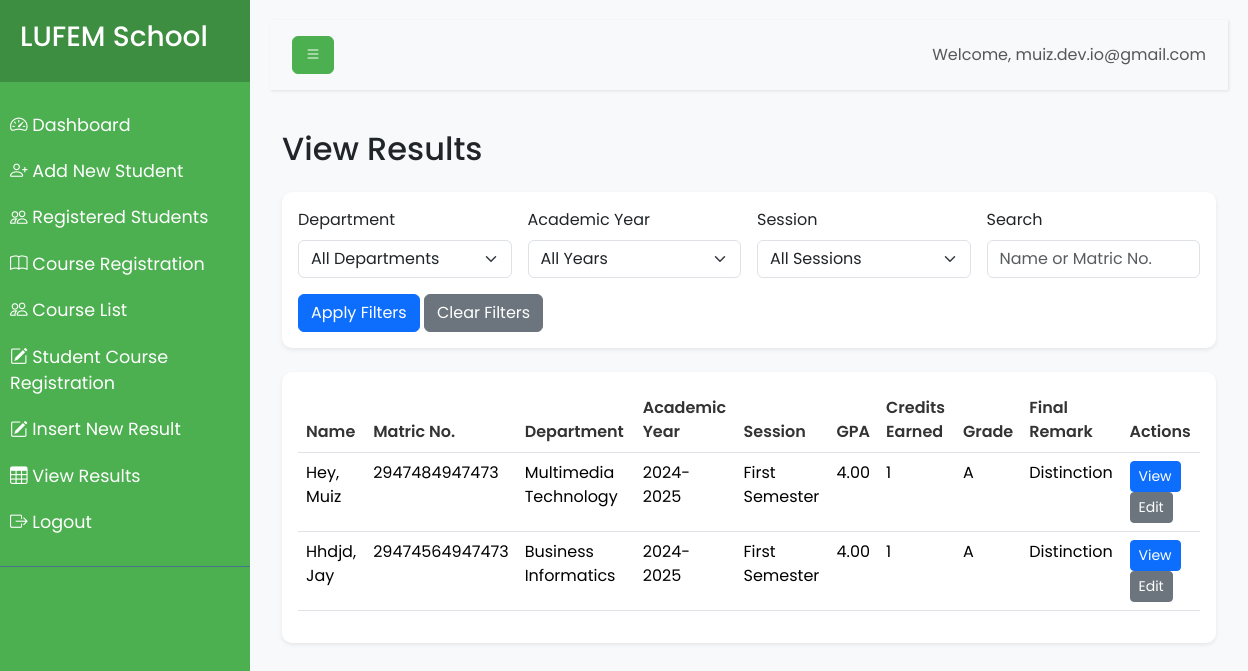
/dashboard/view_result.php (signed in), run on the app's committed database.
### tables this page shows
CREATE TABLE `Students` (
  `student_id` int(11) NOT NULL,
  `matriculation_number` varchar(20) NOT NULL,
  `first_name` varchar(50) NOT NULL,
  `last_name` varchar(50) NOT NULL,
  `department_id` int(11) NOT NULL,
  `gender` enum('Male','Female','Other') NOT NULL,
  `class` enum('ND1','ND2','HND1','HND2') NOT NULL,
  `academic_year_id` int(11) NOT NULL,
  `session_id` int(11) NOT NULL,
  `password` varchar(255) NOT NULL
);

CREATE TABLE `Departments` (
  `department_id` int(11) NOT NULL,
  `department_name` varchar(100) NOT NULL
);

CREATE TABLE `AcademicYears` (
  `academic_year_id` int(11) NOT NULL,
  `academic_year` varchar(9) NOT NULL
);

CREATE TABLE `Sessions` (
  `session_id` int(11) NOT NULL,
  `session_name` varchar(50) NOT NULL
);

CREATE TABLE `StudentOverallResults` (
  `overall_result_id` int(11) NOT NULL,
  `student_id` int(11) NOT NULL,
  `academic_year_id` int(11) NOT NULL,
  `session_id` int(11) NOT NULL,
  `cumulative_gpa` decimal(3,2) NOT NULL,
  `total_credits_earned` int(11) NOT NULL,
  `overall_grade_letter` char(1) NOT NULL,
  `final_remark` enum('Distinction','Upper Credit','Lower Credit','Pass','Fail') NOT NULL
);

### db.php (called while the page is built, shortened)
<?php
$host = 'localhost';
$dbname = 'lmf';
$username = 'root';
$password = '';
try {
    $conn = new mysqli($host, $username, $password, $dbname);
} catch (Exception $e) {
    die("Database connection failed: " . $e->getMessage());
}
function executeQuery($sql, $params = []) {
    global $conn;
    $stmt = $conn->prepare($sql);
    if (!empty($params)) {
        $types = str_repeat('s', count($params));
        $stmt->bind_param($types, ...$params);
    }
    $stmt->execute();
    return $stmt;
}
function fetchAll($sql, $params = []) {
    $stmt = executeQuery($sql, $params);
    $result = $stmt->get_result();
    return $result->fetch_all(MYSQLI_ASSOC);
}

### dashboard/view_result.php (the view, shortened to what this page needs)
<?php
require_once '../db.php';
$filters = [
    'department_id' => $_GET['department_id'] ?? '',
    'academic_year_id' => $_GET['academic_year_id'] ?? '',
    'session_id' => $_GET['session_id'] ?? '',
    'search' => $_GET['search'] ?? '',
];
$page = isset($_GET['page']) ? (int)$_GET['page'] : 1;
$limit = 10;
$offset = ($page - 1) * $limit;
$query = "SELECT s.student_id, s.first_name, s.last_name, s.matriculation_number,
               d.department_name, ay.academic_year, sess.session_name,
               sor.cumulative_gpa, sor.total_credits_earned, sor.overall_grade_letter, sor.final_remark
        FROM Students s
        JOIN Departments d ON s.department_id = d.department_id
        LEFT JOIN StudentOverallResults sor ON s.student_id = sor.student_id
        LEFT JOIN AcademicYears ay ON sor.academic_year_id = ay.academic_year_id
        LEFT JOIN Sessions sess ON sor.session_id = sess.session_id
        WHERE 1=1";
$params = [];
$query .= " ORDER BY s.last_name, s.first_name";
$query .= " LIMIT ? OFFSET ?";
$params[] = $limit;
$params[] = $offset;
$results = fetchAll($query, $params);
?>
<!DOCTYPE html>
<html lang="en">
<head>
    <link href="https://cdn.jsdelivr.net/npm/bootstrap@5.3.3/dist/css/bootstrap.min.css" rel="stylesheet">
    <link href="https://cdn.jsdelivr.net/npm/bootstrap-icons@1.7.2/font/bootstrap-icons.css" rel="stylesheet">
    <link rel="stylesheet" href="../css/dashboard.css">
</head>
<body>
    <div class="wrapper">
        <?php include 'sidebar.php'; ?>
        <div id="content">
            <?php include 'navbar.php'; ?>
            <div class="container-fluid mt-4">
                <h2 class="mb-4">View Results</h2>
                <div class="card shadow-sm mb-4">
                    <div class="card-body">
                        <form id="filterForm" method="GET" class="row g-3">
                            <div class="col-md-3">
                                <label for="department" class="form-label">Department</label>
                                <select class="form-select" id="department" name="department_id">
                                    <option value="">All Departments</option>
                                </select>
                            </div>
                            <div class="col-md-3">
                                <label for="academicYear" class="form-label">Academic Year</label>
                                <select class="form-select" id="academicYear" name="academic_year_id">
                                    <option value="">All Years</option>
                                </select>
                            </div>
                            <div class="col-md-3">
                                <label for="session" class="form-label">Session</label>
                                <select class="form-select" id="session" name="session_id">
                                    <option value="">All Sessions</option>
                                </select>
                            </div>
                            <div class="col-md-3">
                                <label for="search" class="form-label">Search</label>
                                <input type="text" class="form-control" id="search" name="search" value="<?php echo htmlspecialchars($filters['search']); ?>" placeholder="Name or Matric No.">
                            </div>
                            <div class="col-12">
                                <button type="submit" class="btn btn-primary">Apply Filters</button>
                                <a href="view_result.php" class="btn btn-secondary">Clear Filters</a>
                            </div>
                        </form>
                    </div>
                </div>
                <div class="card shadow-sm">
                    <div class="card-body">
                        <div class="table-responsive">
                            <table class="table table-hover">
                                <thead>
                                    <tr>
                                        <th>Name</th>
                                        <th>Matric No.</th>
                                        <th>Department</th>
                                        <th>Academic Year</th>
                                        <th>Session</th>
                                        <th>GPA</th>
                                        <th>Credits Earned</th>
                                        <th>Grade</th>
                                        <th>Final Remark</th>
                                        <th>Actions</th>
                                    </tr>
                                </thead>
                                <tbody>
                                    <?php foreach ($results as $result): ?>
                                        <tr>
                                            <td><?php echo htmlspecialchars($result['last_name'] . ', ' . $result['first_name']); ?></td>
                                            <td><?php echo htmlspecialchars($result['matriculation_number']); ?></td>
                                            <td><?php echo htmlspecialchars($result['department_name']); ?></td>
                                            <td><?php echo htmlspecialchars($result['academic_year'] ?? 'N/A'); ?></td>
                                            <td><?php echo htmlspecialchars($result['session_name'] ?? 'N/A'); ?></td>
                                            <td><?php echo $result['cumulative_gpa'] ? number_format($result['cumulative_gpa'], 2) : 'N/A'; ?></td>
                                            <td><?php echo $result['total_credits_earned'] ?? 'N/A'; ?></td>
                                            <td><?php echo htmlspecialchars($result['overall_grade_letter'] ?? 'N/A'); ?></td>
                                            <td><?php echo htmlspecialchars($result['final_remark'] ?? 'N/A'); ?></td>
                                            <td class="action-buttons">
                                                <button class="btn btn-sm btn-primary view-result" data-student-id="<?php echo $result['student_id']; ?>">View</button>
                                                <button class="btn btn-sm btn-secondary edit-result" data-student-id="<?php echo $result['student_id']; ?>">Edit</button>
                                            </td>
                                        </tr>
                                    <?php endforeach; ?>
                                </tbody>
                            </table>
                        </div>
                    </div>
                </div>
            </div>
        </div>
    </div>
</body>
</html>

### css/dashboard.css (style rules this page uses)
body { font-family: 'Poppins', sans-serif; background-color: #f8f9fa; }
.wrapper { display: flex; width: 100%; align-items: stretch; }
#content { width: 100%; padding: 20px; min-height: 100vh; transition: all 0.3s; }
.card { border: none; border-radius: 10px; box-shadow: 0 2px 4px rgba(0,0,0,0.1); margin-bottom: 20px; }
.table th { font-weight: 600; color: #333; }

### dashboard/view_result.php (style rules this page uses)
.table-responsive { overflow-x: auto; }
.action-buttons .btn { padding: 0.25rem 0.5rem; font-size: 0.875rem; }

### data on the page
students: last_name+first_name "Hey, Muiz", matriculation_number "2947484947473", department.department_name "Multimedia Technology", academic_year.academic_year "2024-2025", session.session_name "First Semester", studentoverallresults.cumulative_gpa "4.00", studentoverallresults.total_credits_earned "1", studentoverallresults.overall_grade_letter "A", studentoverallresults.final_remark "Distinction"
students: last_name+first_name "Hhdjd, Jay", matriculation_number "29474564947473", department.department_name "Business Informatics", academic_year.academic_year "2024-2025", session.session_name "First Semester", studentoverallresults.cumulative_gpa "4.00", studentoverallresults.total_credits_earned "1", studentoverallresults.overall_grade_letter "A", studentoverallresults.final_remark "Distinction"

### other printed values
$_SESSION['admin_username'] "muiz.dev.io@gmail.com"
